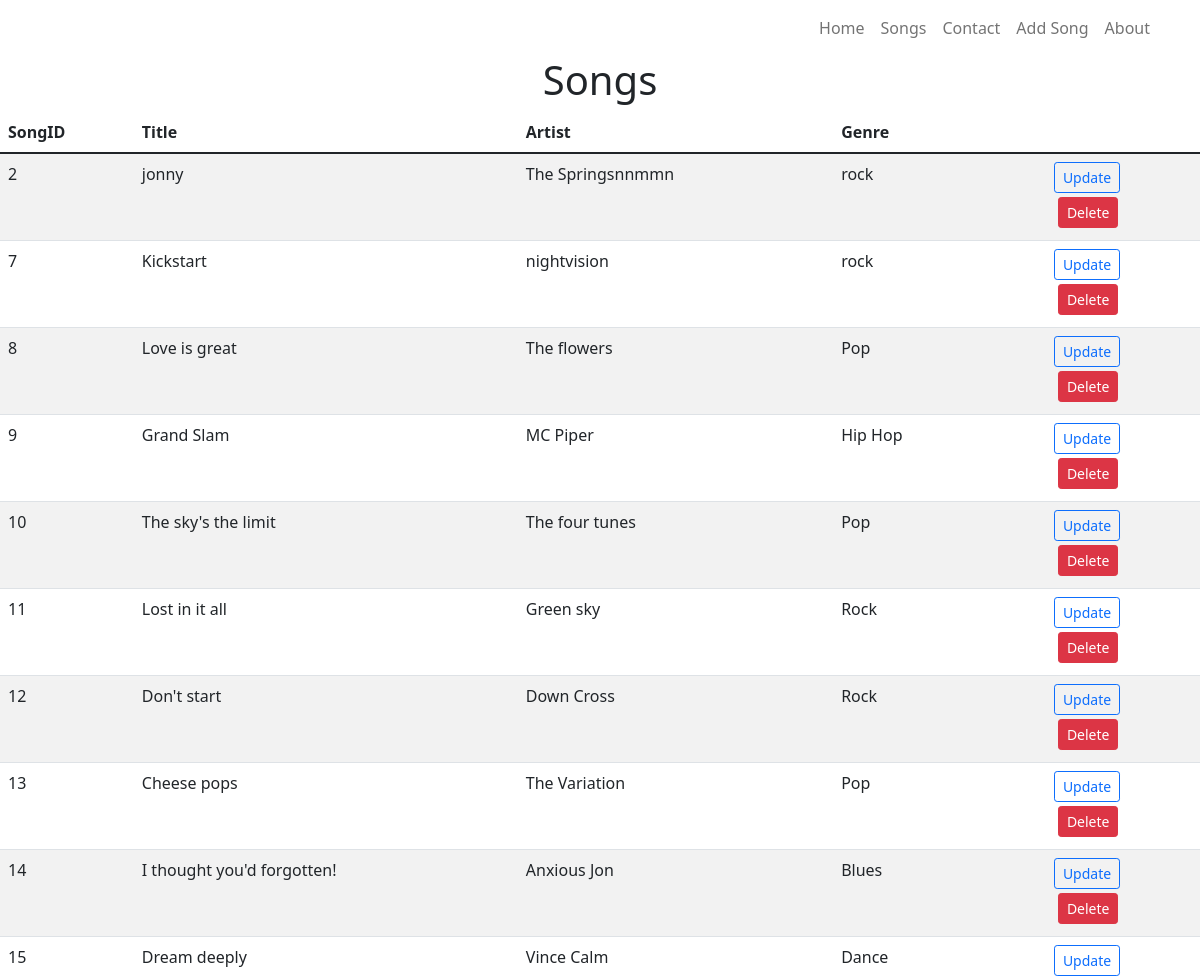
/songs (upper part), run on an earlier commit of the app's database.
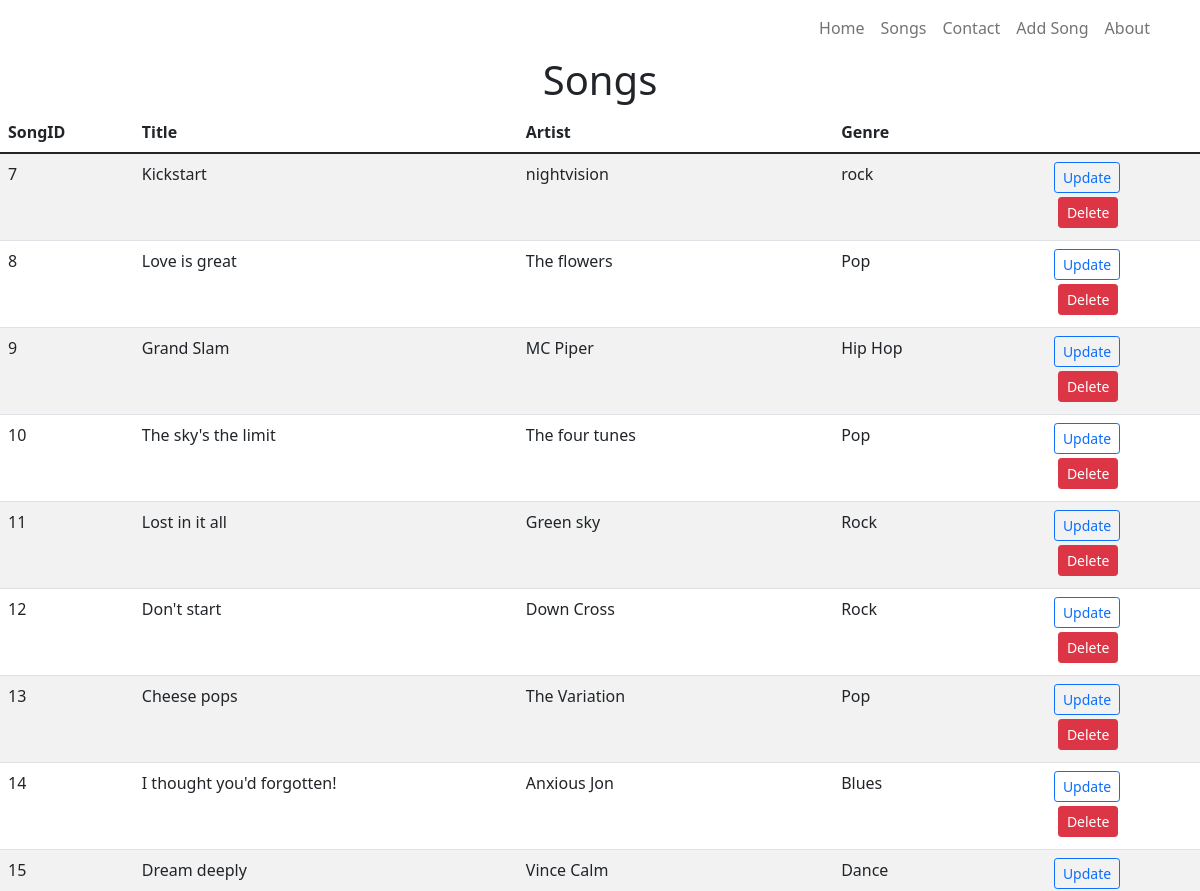
And on a later commit of the database.
### tables this page shows
CREATE TABLE "songs" (
	"SongID"	INTEGER NOT NULL UNIQUE,
	"Title"	TEXT,
	"Artist"	TEXT,
	"Genre"	TEXT,
	PRIMARY KEY("SongID" AUTOINCREMENT)
);

### c9WebFlask/app.py (the view)
@app.route('/songs') # set the route for the songs.html
def songs():
    conn = sql.connect('Part 1 Dfe Flask App/c7Music.db')
    conn.row_factory = sql.Row
    cursor = conn.cursor()
    cursor.execute('SELECT * FROM songs')
    getSongs = cursor.fetchall()
    return render_template('songs.html', title ='songs', songsInDB = getSongs)

### c9WebFlask/templates/songs.html
{% extends 'base.html' %} {% block content %}
<h1 class="text-lg-center">Songs</h1>
<table class="table table-hover border-2 table-striped">
    <thead>
        <th scope="col">SongID</th>
        <th scope="col">Title</th>
        <th scope="col">Artist</th>
        <th scope="col">Genre</th>
    </thead>
    <tbody>
        {% for row in songsInDB %}
        <tr>
            <td>{{row["SongID"]}}</td>
            <td>{{row["Title"]}}</td>
            <td>{{row["Artist"]}}</td>
            <td>{{row["Genre"]}}</td>
            <td>
                <button type="button" class="btn btn-outline-primary btn-sm">
                    <a class="text-decoration-none" href="{{url_for('update', songID=row['songID'])}}">Update</a>
                </button>
                <form action="{{url_for('delete', songID=row['songID'])}}" method="POST">
                    <input type="submit"
                           value="Delete"
                        onclick="confirm('Are you sure you want to delete this song')"
                        class="btn btn-danger btn-sm mt-1 m-lg-1" />
                </form>
            </td>
        </tr>
        {% endfor %}
    </tbody>
</table>
{% endblock content %}

### c9WebFlask/templates/base.html (shortened to what this page needs)
<!DOCTYPE html>
<html lang="en">
<head>
<link rel="stylesheet" href="https://cdn.jsdelivr.net/npm/bootstrap-icons@1.8.0/font/bootstrap-icons.css">
<link href="https://cdn.jsdelivr.net/npm/bootstrap@5.1.3/dist/css/bootstrap.min.css"
  rel="stylesheet"
/>
</head>
<body>
    <header class="container">
        <nav class="navbar navbar-expand-md navbar-light">
            <ul class="navbar-nav ms-auto text-center">
            <li> <a class="nav-link"  href="{{url_for('index')}}">Home</a></li>
            <li> <a class="nav-link"  href="{{url_for('songs')}}">Songs</a></li>
            <li> <a class="nav-link"  href="{{url_for('contact')}}">Contact</a></li>
            <li> <a class="nav-link"  href="{{url_for('addsongs')}}">Add Song</a></li>
            <li> <a class="nav-link"  href="{{url_for('about')}}">About</a></li>
            </ul>
        </nav>
    </header>
    <section>
        {% block content %}
        {% endblock content %}
    </section>
</body>
</html>

What changed in the data, as far as the page shows it:
removed songs: SongID "2", Title "jonny", Artist "The Springsnnmmn", Genre "rock"
